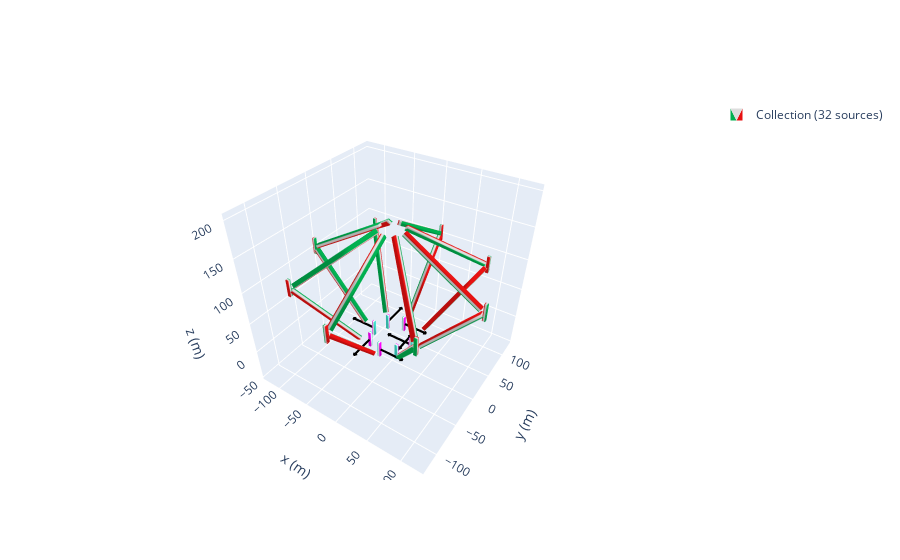

Here is the notebook cell this chart was saved with:
### Code cell
zeeman_prof = magpy.Collection()
j = 30
n = 8
a = -21# distance it circles aroundthe center 
c = 40 #angle of first bar
d =  58#angle of second bar
b = -55# distnace the two section of the array are apart from each other
k = 50 #the first and second magnent are apart
e = 45
l = -3
p= -20# distance the thrid and 4th magnet are apart from each other
mystyle = mstyle = dict(
    mode="color+arrow",
    color=dict(north="magenta", middle="white", south="turquoise"),
    arrow=dict(width=2, color="k")
)
angles = np.linspace(0, 360, n, endpoint=False)
for i in angles:
    cube1= magpy.magnet.Cuboid(
    dimension=(6,6,125),
    polarization=(-(1.080),0,0),
    position=(110+a+l,0,-2+k))
    cube2 = magpy.magnet.Cuboid(dimension= (4,4,25),
    polarization=(-1.17,0,0),
    position=(55+a+l,0,-50+e),style_magnetization = mystyle)
    cube3= magpy.magnet.Cuboid(
    dimension=(6,6,125),
    polarization=(1.08,0,0),
    position=(91.5+a,0,190+b),
  )
    cube4 = magpy.magnet.Cuboid(dimension= (4,4,25),
    polarization=(-1.17,0,0),
    position=(170+a+p,0,100),
    )


    #cube5 = magpy.magnet.Cuboid(dimension= (4,4,25),
    #polarization=(-1.17,0,0),
    #position=(150+a+p,0,100))

    #cube6 = magpy.magnet.Cuboid(dimension= (4,4,25),
    #polarization=(-1.17,0,0),
    #position=(105+a+p,0,211+b),
#)
   


    cube1.rotate_from_angax(i, 'z')
    cube1.rotate_from_angax(c, 'y',)
    cube1.rotate_from_angax(i, 'z', anchor=0)
 
 
    cube2.rotate_from_angax(i, 'z',anchor = 0)
    cube2.rotate_from_angax(i, 'z')
    cube3.rotate_from_angax(i, 'z', anchor=0)
    cube3.rotate_from_angax(-d, 'y')
    cube3.rotate_from_angax(i, 'z')
  
    cube4.rotate_from_angax(i, 'z', anchor=0)
    cube4.rotate_from_angax(i, 'z')
    cube5.rotate_from_angax(i, 'z', anchor=0)
    cube5.rotate_from_angax(i, 'z')
    #cube6.rotate_from_angax(i, 'z', anchor=0)
    #cube6.rotate_from_angax(i, 'z')

    zeeman_prof.add(cube1)
    zeeman_prof.add(cube2)
    zeeman_prof.add(cube3)
    zeeman_prof.add(cube4)
    #zeeman_prof.add(cube5)
    #zeeman_prof.add(cube6)
    j = j+1
magpy.show(zeeman_prof, backend='plotly')

### Figure 1 — Plotly figure (JSON) as saved in the notebook; plotly's stock layout.template omitted (floating-point values rounded to 4 significant figures; data arrays with more than 128 entries replaced by an {"elided": "..."} marker saying what was removed)
{"data": [{"color": "#2e91e5", "colorscale": [[0, "#00b050"], [0.16, "#00b050"], [0.26, "#dddddd"], [0.74, "#dddddd"], [0.84, "#e71111"], [1, "#e71111"]], "i": {"elided": "288 int values"}, "intensity": {"elided": "192 int values"}, "j": {"elided": "288 int values"}, "k": {"elided": "288 int values"}, "legendgroup": "Collection(id=1697230545040)", "name": "Collection (32 sources)", "opacity": 1, "showlegend": true, "showscale": false, "type": "mesh3d", "x": {"elided": "192 float values"}, "y": {"elided": "192 float values"}, "z": {"elided": "192 float values"}}, {"color": "#2e91e5", "colorscale": [[0, "turquoise"], [0.16, "turquoise"], [0.26, "white"], [0.74, "white"], [0.84, "magenta"], [1, "magenta"]], "i": [7, 0, 0, 0, 4, 4, 2, 6, 4, 0, 3, 7, 15, 8, 8, 8, 12, 12, 10, 14, 12, 8, 11, 15, 23, 16, 16, 16, 20, 20, 18, 22, 20, 16, 19, 23, 31, 24, 24, 24, 28, 28, 26, 30, 28, 24, 27, 31, 39, 32, 32, 32, 36, 36, 34, 38, 36, 32, 35, 39, 47, 40, 40, 40, 44, 44, 42, 46, 44, 40, 43, 47, 55, 48, 48, 48, 52, 52, 50, 54, 52, 48, 51, 55, 63, 56, 56, 56, 60, 60, 58, 62, 60, 56, 59, 63], "intensity": [1, 1, 0, 0, 1, 1, 0, 0, 1, 1, 0, 0, 1, 1, 0, 0, 1, 1, 0, 0, 1, 1, 0, 0, 1, 1, 0, 0, 1, 1, 0, 0, 1, 1, 0, 0, 1, 1, 0, 0, 1, 1, 0, 0, 1, 1, 0, 0, 1, 1, 0, 0, 1, 1, 0, 0, 1, 1, 0, 0, 1, 1, 0, 0], "j": [0, 7, 1, 2, 6, 7, 1, 2, 5, 5, 2, 2, 8, 15, 9, 10, 14, 15, 9, 10, 13, 13, 10, 10, 16, 23, 17, 18, 22, 23, 17, 18, 21, 21, 18, 18, 24, 31, 25, 26, 30, 31, 25, 26, 29, 29, 26, 26, 32, 39, 33, 34, 38, 39, 33, 34, 37, 37, 34, 34, 40, 47, 41, 42, 46, 47, 41, 42, 45, 45, 42, 42, 48, 55, 49, 50, 54, 55, 49, 50, 53, 53, 50, 50, 56, 63, 57, 58, 62, 63, 57, 58, 61, 61, 58, 58], "k": [3, 4, 2, 3, 5, 6, 5, 5, 0, 1, 7, 6, 11, 12, 10, 11, 13, 14, 13, 13, 8, 9, 15, 14, 19, 20, 18, 19, 21, 22, 21, 21, 16, 17, 23, 22, 27, 28, 26, 27, 29, 30, 29, 29, 24, 25, 31, 30, 35, 36, 34, 35, 37, 38, 37, 37, 32, 33, 39, 38, 43, 44, 42, 43, 45, 46, 45, 45, 40, 41, 47, 46, 51, 52, 50, 51, 53, 54, 53, 53, 48, 49, 55, 54, 59, 60, 58, 59, 61, 62, 61, 61, 56, 57, 63, 62], "legendgroup": "Collection(id=1697230545040)", "name": "Collection (32 sources)", "opacity": 1, "showlegend": false, "showscale": false, "type": "mesh3d", "x": [29, 29, 33, 33, 29, 29, 33, 33, 23.92, 19.92, 19.92, 23.92, 23.92, 19.92, 19.92, 23.92, 2.0, 2.0, -2.0, -2.0, 2.0, 2.0, -2.0, -2.0, -23.92, -19.92, -19.92, -23.92, -23.92, -19.92, -19.92, -23.92, -33, -33, -29, -29, -33, -33, -29, -29, -19.92, -23.92, -23.92, -19.92, -19.92, -23.92, -23.92, -19.92, 2.0, 2.0, -2.0, -2.0, 2.0, 2.0, -2.0, -2.0, 19.92, 23.92, 23.92, 19.92, 19.92, 23.92, 23.92, 19.92], "y": [-2, 2, 2, -2, -2, 2, 2, -2, 19.92, 19.92, 23.92, 23.92, 19.92, 19.92, 23.92, 23.92, 33, 29, 29, 33, 33, 29, 29, 33, 23.92, 23.92, 19.92, 19.92, 23.92, 23.92, 19.92, 19.92, -2.0, 2.0, 2.0, -2.0, -2.0, 2.0, 2.0, -2.0, -23.92, -23.92, -19.92, -19.92, -23.92, -23.92, -19.92, -19.92, -29, -33, -33, -29, -29, -33, -33, -29, -19.92, -19.92, -23.92, -23.92, -19.92, -19.92, -23.92, -23.92], "z": [-17.5, -17.5, -17.5, -17.5, 7.5, 7.5, 7.5, 7.5, -17.5, -17.5, -17.5, -17.5, 7.5, 7.5, 7.5, 7.5, -17.5, -17.5, -17.5, -17.5, 7.5, 7.5, 7.5, 7.5, -17.5, -17.5, -17.5, -17.5, 7.5, 7.5, 7.5, 7.5, -17.5, -17.5, -17.5, -17.5, 7.5, 7.5, 7.5, 7.5, -17.5, -17.5, -17.5, -17.5, 7.5, 7.5, 7.5, 7.5, -17.5, -17.5, -17.5, -17.5, 7.5, 7.5, 7.5, 7.5, -17.5, -17.5, -17.5, -17.5, 7.5, 7.5, 7.5, 7.5]}, {"legendgroup": "Collection(id=1697230545040)", "line": {"color": "black", "dash": "solid", "width": 4.4}, "mode": "lines", "name": "Collection (32 sources)", "opacity": 1, "showlegend": false, "type": "scatter3d", "x": [null, 31, -6.5, -2.75, -6.5, -2.75, -6.5, -6.5, null, 21.92, 21.92, 24.17, 21.92, 19.67, 21.92, 21.92, null, 6.883e-15, 37.5, 33.75, 37.5, 33.75, 37.5, 37.5, null, -21.92, -21.92, -24.17, -21.92, -19.67, -21.92, -21.92, null, -31, -68.5, -64.75, -68.5, -64.75, -68.5, -68.5, null, -21.92, -21.92, -19.67, -21.92, -24.17, -21.92, -21.92, null, -6.883e-15, 37.5, 33.75, 37.5, 33.75, 37.5, 37.5, null, 21.92, 21.92, 19.67, 21.92, 24.17, 21.92, 21.92], "y": [null, 0, 8.327e-15, -2.25, 8.327e-15, 2.25, 8.327e-15, 8.327e-15, null, 21.92, -15.58, -11.83, -15.58, -11.83, -15.58, -15.58, null, 31, 31.0, 33.25, 31.0, 28.75, 31.0, 31.0, null, 21.92, 59.42, 55.67, 59.42, 55.67, 59.42, 59.42, null, 3.796e-15, 2.131e-14, -2.25, 2.131e-14, 2.25, 2.131e-14, 2.131e-14, null, -21.92, -59.42, -55.67, -59.42, -55.67, -59.42, -59.42, null, -31, -31.0, -28.75, -31.0, -33.25, -31.0, -31.0, null, -21.92, 15.58, 11.83, 15.58, 11.83, 15.58, 15.58], "z": [null, -5, -5, -5, -5, -5, -5, -5, null, -5, -5, -5, -5, -5, -5, -5, null, -5, -5, -5, -5, -5, -5, -5, null, -5, -5, -5, -5, -5, -5, -5, null, -5, -5, -5, -5, -5, -5, -5, null, -5, -5, -5, -5, -5, -5, -5, null, -5, -5, -5, -5, -5, -5, -5, null, -5, -5, -5, -5, -5, -5, -5]}], "layout": {"legend": {"itemsizing": "constant"}, "scene": {"aspectmode": "manual", "aspectratio": {"x": 1, "y": 1, "z": 1}, "camera": {"eye": {"x": 1, "y": -1.5, "z": 1.4}}, "xaxis": {"autorange": false, "range": [-131, 131], "title": {"text": "x (m)"}}, "yaxis": {"autorange": false, "range": [-131, 131], "title": {"text": "y (m)"}}, "zaxis": {"autorange": false, "range": [-53.89, 208.1], "title": {"text": "z (m)"}}}}}
